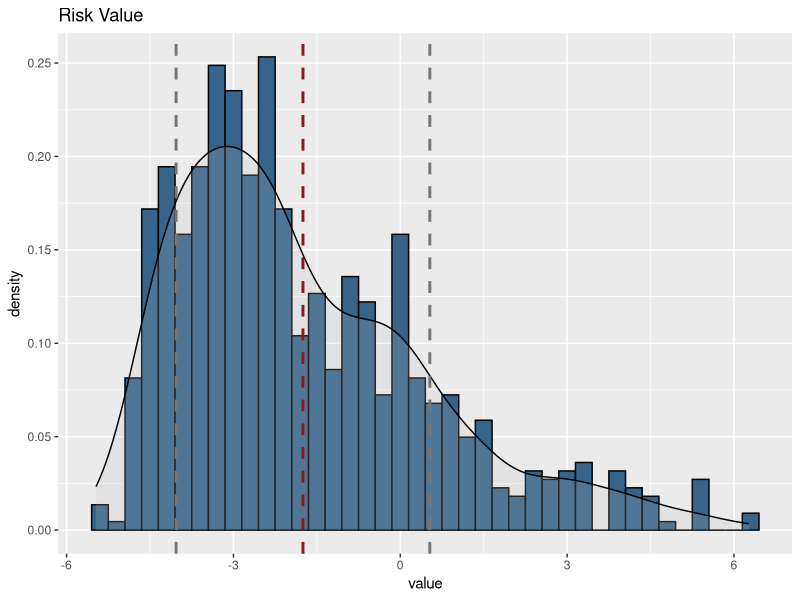

Write R code to recreate this figure. (Note: this script raises an error after producing the figure.)
## ---- chunk 1
knitr::opts_chunk$set(echo = TRUE)
## ---- chunk 2
#library(xlsx)
library(dplyr)
library(readxl)
library(ggplot2)
escorregamento <- read_excel("BD-IPT 2010_todos.xls")

df1 <- read_excel("IPT_SP_2010.xls")
df2 <- read_excel("sector_slope_angle.xlsx")

merge_df <- merge(df1, df2, by.x = "setor", 
             by.y = "sg_setor_r", all.x = TRUE, all.y = TRUE)

#write.xlsx(merge_df, "merge_df.xls")

## ---- chunk 3
escorregamento <- read_excel("merge_df_les.xls")

## ---- chunk 4

# these values were extracted from classifiers.xls These weight were normalized with z-score


escorregamento$brick <- ifelse(escorregamento$brick == 1, -0.847144412, escorregamento$brick)
escorregamento$wood <- ifelse(escorregamento$wood == 1, 0.018621387, escorregamento$wood)
escorregamento$mixed<- ifelse(escorregamento$mixed == 1, 0.180267533, escorregamento$mixed)


escorregamento$d1 <- ifelse(escorregamento$d1 == 1, -0.847144412, escorregamento$d1)
escorregamento$d2 <- ifelse(escorregamento$d2 == 1, -0.173939960802013, escorregamento$d2)
escorregamento$d3 <- ifelse(escorregamento$d3 == 1, -0.00104045691529944, escorregamento$d3)
escorregamento$d4<- ifelse(escorregamento$d4 == 1, -0.291658771958924, escorregamento$d4)

escorregamento$garbage<- ifelse(escorregamento$garbage == 1, 0.260848862548364, escorregamento$garbage)
escorregamento$land_fill<- ifelse(escorregamento$land_fill == 1, 0.260848862548364, escorregamento$land_fill)
escorregamento$construction_material<- ifelse(escorregamento$construction_material == 1, 0.260848862548364, escorregamento$construction_material)
escorregamento$garbage_all <- (escorregamento$garbage+escorregamento$land_fill+escorregamento$construction_material)
escorregamento$garbage_all <- ifelse(escorregamento$garbage_all >= 0.260848862548364, 0.260848862548364, 0)


escorregamento$cracks <- ifelse(escorregamento$cracks == 1, 1.31713866640692, escorregamento$cracks) # crack in the house
escorregamento$fracture <- ifelse(escorregamento$fracture == 1, 2.34774965617479, escorregamento$fracture) # crack in the teraain
escorregamento$tilted <- ifelse(escorregamento$tilted == 1, 1.4717303148721, escorregamento$tilted)
escorregamento$landslide_scars <- ifelse(escorregamento$landslide_scars == 1, 2.22751170736854, escorregamento$landslide_scars)
escorregamento$belly_wall <- ifelse(escorregamento$belly_wall == 1, 1.4717303148721, escorregamento$belly_wall)
escorregamento$downward_floor  <- ifelse(escorregamento$downward_floor == 1, 3.25812269713641, escorregamento$downward_floor)

escorregamento$drainage_none <- ifelse(escorregamento$drainage_none == 1, -0.668824645993864, escorregamento$drainage_none)
escorregamento$drainage_precarious <- ifelse(escorregamento$drainage_precarious == 1, -0.699186045020083, escorregamento$drainage_precarious)
escorregamento$drainage_okay <- ifelse(escorregamento$drainage_okay == 1, -0.847144412105597, escorregamento$drainage_okay)


escorregamento$tree <- ifelse(escorregamento$tree == 1, -0.809970465644889, escorregamento$tree)
escorregamento$shrubs <- ifelse(escorregamento$shrubs == 1, -0.83785092549042, escorregamento$shrubs)
escorregamento$banana_tree <- ifelse(escorregamento$banana_tree == 1, 0.0186213873767418, escorregamento$banana_tree)
escorregamento$desnude_soil <- ifelse(escorregamento$desnude_soil == 1, 0.114731452565228, escorregamento$desnude_soil)



escorregamento$septic_tank <- ifelse(escorregamento$septic_tank == 1, -0.607280655919903, escorregamento$septic_tank)
escorregamento$leaking <- ifelse(escorregamento$leaking == 1, -0.290092399384874, escorregamento$leaking)
escorregamento$wastewater <- ifelse(escorregamento$wastewater == 1, -0.572563533314079, escorregamento$wastewater)
escorregamento$rainfall_water_conc <- ifelse(escorregamento$rainfall_water_conc == 1, -0.567829380231467, escorregamento$rainfall_water_conc)

escorregamento$angle_both <- as.numeric(escorregamento$angle_both)


escorregamento$angle_both [escorregamento$angle_both  == (90) ] = 0.058482
escorregamento$angle_both [escorregamento$angle_both  >= (60) & escorregamento$angle_both  < 90] = 0.05664807
escorregamento$angle_both[escorregamento$angle_both >=(30) & escorregamento$angle_both < 60] = 0.026693875
escorregamento$angle_both[escorregamento$angle_both >=(17) & escorregamento$angle_both < 30] = 0.013041282
escorregamento$angle_both[escorregamento$angle_both >=(10) & escorregamento$angle_both < 17] = 0.004075401
escorregamento$angle_both[escorregamento$angle_both <(10)] = 0


escorregamento<- escorregamento %>%
  mutate(value=(brick+wood+mixed+d1+d2+d3+d4+cracks+fracture+downward_floor+tilted+landslide_scars+belly_wall+ tree + shrubs + banana_tree + desnude_soil + septic_tank+ leaking + wastewater+ rainfall_water_conc + garbage_all + drainage_okay + drainage_precarious + drainage_none) + angle_both)


    
## ---- chunk 5

sd_value <- sd(escorregamento$value, na.rm=TRUE)
mean_value <- mean(escorregamento$value, na.rm=TRUE)

ggplot(escorregamento, aes(value)) + 
  geom_histogram(aes(y=..density..), colour="black", fill="steelblue4",binwidth=0.3) +
  geom_density(alpha=0.2, fill="gray")+
      ggtitle("Risk Value")  +
  geom_vline(aes(xintercept=mean(value, na.rm=TRUE)),
            color="firebrick4", linetype="dashed", size=1) +
   geom_vline(aes(xintercept=mean(value, na.rm=TRUE)+sd(value, na.rm=TRUE)),
            color="gray46", linetype="dashed", size=1) +
   geom_vline(aes(xintercept=mean(value, na.rm=TRUE)-sd(value, na.rm=TRUE)),
            color="gray46", linetype="dashed", size=1)



## ---- chunk 6
### First for vuln
sd_value <- sd(escorregamento$value, na.rm=TRUE)
mean_value <- mean(escorregamento$value, na.rm=TRUE)

perc <- escorregamento$value[!is.na(escorregamento$value)]
 
A <- length(perc)

B <- sum(perc< (mean(perc)-sd(perc, na.rm=TRUE)))
C <- sum(perc< mean(perc) & perc >= mean(perc)+(-sd(perc)))
D <- sum (perc  >= mean(perc) & perc< sd(perc)+mean(perc))
E <- sum(perc >= sd(perc)+mean(perc))

B+C+D+E 

df_risk_level_perc <- data.frame(
  c("low", "moderate", "high", "very high"),
  c((B/A),(C/A), (D/A), (E/A) )
)

df_risk_level_perc
## ---- chunk 7

escorregamento_ipt <- escorregamento_ipt %>%
  mutate(Agua = conc_agua_chuva + lancamento_agua_servida + vazamento + fossa + drenagem )

escorregamento_ipt$Agua <- ifelse(escorregamento_ipt$Agua > 6.04, 6.04, escorregamento_ipt$Agua)

escorregamento_ipt <- escorregamento_ipt %>%
    mutate(Instab = trincas_moradia_terreno + embarrigados + cicatrizes + degraus_abatimento + inclinados )

escorregamento_ipt$Instab <- ifelse(escorregamento_ipt$Instab > 5.0015542, 5.0015542, escorregamento_ipt$Instab)


escorregamento_ipt <- escorregamento_ipt %>%
  mutate(Veg = arvores + rasteiras + desmatada + BANANEIRA )

escorregamento_ipt$Veg <- ifelse(escorregamento_ipt$Veg > 3.8590672, 3.8590672, escorregamento_ipt$Veg)

escorregamento_ipt <- escorregamento_ipt %>%
  mutate(AterroLixo = lixo + aterro + entulho)

escorregamento_ipt$AterroLixo <- ifelse(escorregamento_ipt$AterroLixo > 5.0015542, 5.0015542, escorregamento_ipt$AterroLixo)


escorregamento_ipt <- escorregamento_ipt %>%
  mutate(RiscoComputado = AterroLixo + Veg + Instab + Agua + Densidade + tc_estruturas_desfav + moradia+34.2205842)




## ---- chunk 8

df <- escorregamento_ipt %>%
  select("Subprefeitura:", Area, RISCO, RiscoComputado)


R1 <- df %>%
  filter(RISCO == "R1") %>%
  select(RISCO:RiscoComputado)

R2 <- df %>%
  filter(RISCO == "R2") %>%
  select(RISCO:RiscoComputado)


R3 <- df %>%
  filter(RISCO == "R3") %>%
  select(RISCO:RiscoComputado)

R4 <- df %>%
  filter(RISCO == "R4") %>%
  select(RISCO:RiscoComputado)


Risco1 <-R1$RiscoComputado
Risco2 <-R2$RiscoComputado
Risco3 <-R3$RiscoComputado
Risco4 <-R4$RiscoComputado

Mean_R1 <- mean(Risco1)
SD_R1 <- sd(Risco1)

Mean_R2 <- mean(Risco2)
SD_R2 <- sd(Risco2)

Mean_R3 <- mean(Risco3)
SD_R3 <- sd(Risco3)

Mean_R4 <- mean(Risco4)
SD_R4 <- sd(Risco4)

df_risk <- data.frame(c("Risco", "R1", "R2", "R3", "R4"), 
                      c("Mean", Mean_R1, Mean_R2, Mean_R3, Mean_R4), 
                      c("SD", SD_R1, SD_R2, SD_R3, SD_R4))
df_risk
                      

